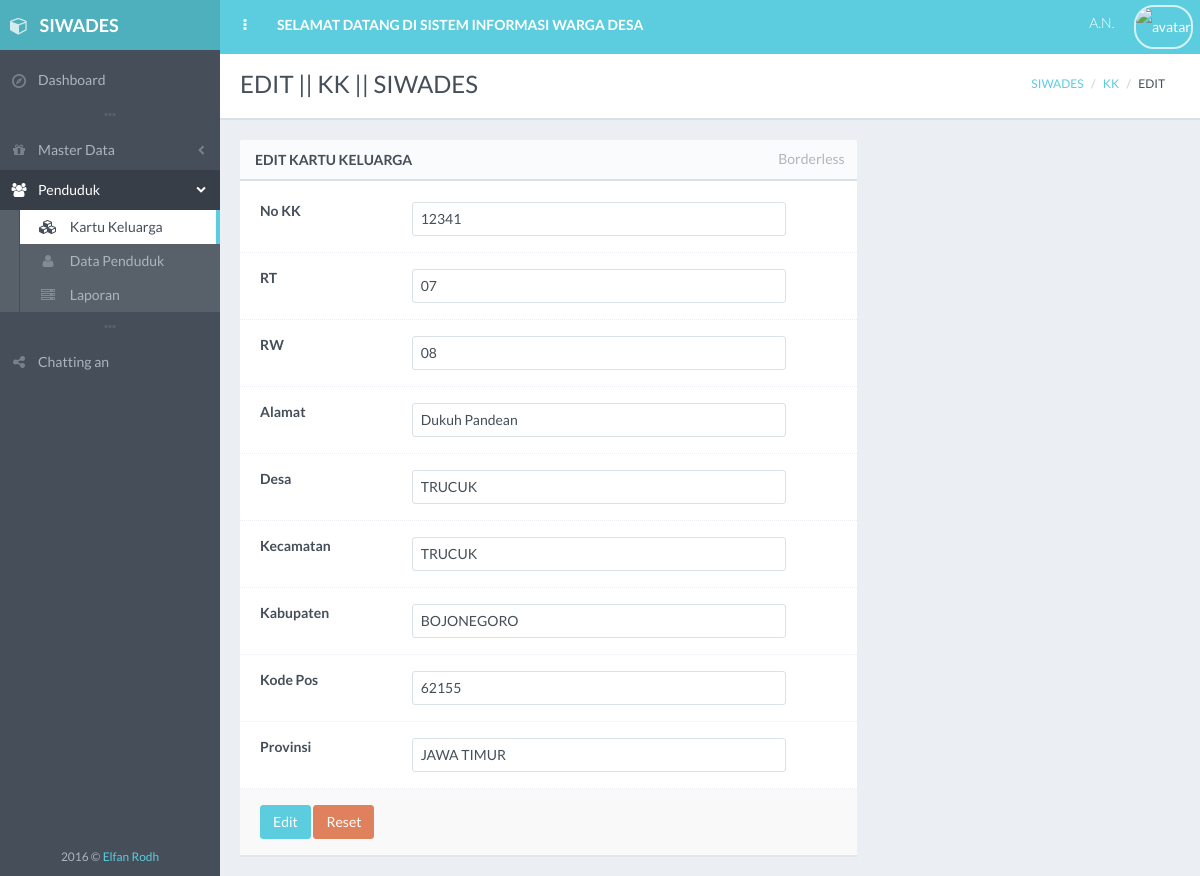
/kk/edit.php?edit=12341, run on the app's committed database.
### tables this page shows
CREATE TABLE `kk` (
  `id_kk` varchar(10) DEFAULT NULL,
  `no_kk` varchar(50) NOT NULL DEFAULT '',
  `alamat` varchar(30) DEFAULT NULL,
  `desa` varchar(30) DEFAULT NULL,
  `kecamatan` varchar(30) DEFAULT NULL,
  `kabupaten` varchar(30) DEFAULT NULL,
  `kode_pos` varchar(10) DEFAULT NULL,
  `provinsi` varchar(30) DEFAULT NULL,
  `rt` varchar(5) DEFAULT NULL,
  `rw` varchar(5) DEFAULT NULL,
  `kepala_keluarga` varchar(50) DEFAULT NULL,
  `status` varchar(1) DEFAULT NULL
);

### koneksi.php (called while the page is built)
<?php
	$_mysqli = new mysqli("localhost","root","","siwades");
	return $_mysqli;
 ?>

### kk/kk.php (called while the page is built, shortened)
<?php
class KK
{
    public function edit(){
        include ('../koneksi.php');
        $id_kk = $_GET['edit'];
        $ag = $_mysqli->query("SELECT * FROM kk WHERE no_kk = '$id_kk'");
        $kk = mysqli_fetch_array($ag);
        return $kk;
    }
}
 ?>

### kk/edit.php (the view, shortened to what this page needs)
<!DOCTYPE html>
<?php
include ('kk.php');
$new = new Kk();
if (isset($_GET['edit'])) {
    $edit = $new->edit();
}
$title = "EDIT || KK || SIWADES";
 ?>
 <html class="no-js" lang="en">
    <head>
        <link rel="stylesheet" href="../assets/css/bootstrap.min.css">
        <link rel="stylesheet" href="../assets/css/plugins.css">
        <link rel="stylesheet" href="../assets/css/main.css">
        <link rel="stylesheet" href="../assets/css/themes.css">
    </head>
    <body>
        <div id="page-wrapper" class="page-loading">
            <div id="page-container" class="header-fixed-top sidebar-visible-lg-full">
                <div id="main-container">
                    <header class="navbar navbar-inverse navbar-fixed-top">
                        <ul class="nav navbar-nav-custom">
                            <li>
                                <a href="javascript:void(0)" onclick="App.sidebar('toggle-sidebar');this.blur();">
                                    <i class="fa fa-ellipsis-v fa-fw animation-fadeInRight" id="sidebar-toggle-mini"></i>
                                </a>
                            </li>
                            <li class="hidden-xs animation-fadeInQuick">
                                <a href="../pilihan.php"><strong>SELAMAT DATANG DI SISTEM INFORMASI WARGA DESA</strong></a>
                            </li>
                        </ul>
                        <ul class="nav navbar-nav-custom pull-right">
                        </ul>
                    </header>
                    <div id="page-content">
                        <div class="content-header">
                            <div class="row">
                                <div class="col-sm-6">
                                    <div class="header-section">
                                        <h1><?php echo $title; ?></h1>
                                    </div>
                                </div>
                                <div class="col-sm-6 hidden-xs">
                                    <div class="header-section">
                                        <ul class="breadcrumb breadcrumb-top">
                                            <li><a href="../dashboard">SIWADES</a></li>
                                            <li><a href="../pilihan.php?menu=3">KK</a></li>
                                            <li>EDIT</li>
                                        </ul>
                                    </div>
                                </div>
                            </div>
                        </div>
                        <div class="row">
                        <div class="col-md-8">
                        <div class="block">
                            <div class="block-title">
                                <div class="block-options pull-right">
                                    <a href="javascript:void(0)" class="btn btn-effect-ripple btn-default toggle-bordered enable-tooltip" data-toggle="button" title="Toggles .form-bordered class">Borderless</a>
                                </div>
                                <h2>Edit Kartu Keluarga</h2>
                            </div>
                            <form action="edit.php?id<?php echo $edit['no_kk']; ?>" method="post" class="form-horizontal form-bordered">
                                <div class="form-group">
                                    <label class="col-md-3">No KK</label>
                                    <div class="col-md-8">
                                        <input type="text" name="no_kk" class="form-control" value="<?php echo $edit['no_kk']; ?>">
                                    </div>
                                </div>
                                <div class="form-group">
                                    <label class="col-md-3">RT</label>
                                    <div class="col-md-8">
                                        <input type="text" name="rt" class="form-control" value="<?php echo $edit['rt']; ?>">
                                    </div>
                                </div>
                                <div class="form-group">
                                    <label class="col-md-3">RW</label>
                                    <div class="col-md-8">
                                        <input type="text" name="rw" class="form-control" value="<?php echo $edit['rw']; ?>">
                                    </div>
                                </div>
                                <div class="form-group">
                                    <label class="col-md-3">Alamat</label>
                                    <div class="col-md-8">
                                        <input type="text" name="alamat" class="form-control" value="<?php echo $edit['alamat']; ?>">
                                    </div>
                                </div>
                                <div class="form-group">
                                    <label class="col-md-3">Desa</label>
                                    <div class="col-md-8">
                                        <input type="text" name="desa" class="form-control" value="<?php echo $edit['desa']; ?>">
                                    </div>
                                </div>
                                <div class="form-group">
                                    <label class="col-md-3">Kecamatan</label>
                                    <div class="col-md-8">
                                        <input type="text" name="kecamatan" class="form-control" value="<?php echo $edit['kecamatan']; ?>">
                                    </div>
                                </div>
                                <div class="form-group">
                                    <label class="col-md-3">Kabupaten</label>
                                    <div class="col-md-8">
                                        <input type="text" name="kabupaten" class="form-control" value="<?php echo $edit['kabupaten']; ?>">
                                    </div>
                                </div>
                                <div class="form-group">
                                    <label class="col-md-3">Kode Pos</label>
                                    <div class="col-md-8">
                                        <input type="text" name="kode_pos" class="form-control" Pos" value="<?php echo $edit['kode_pos']; ?>">
                                    </div>
                                </div>
                                <div class="form-group">
                                    <label class="col-md-3">Provinsi</label>
                                    <div class="col-md-8">
                                        <input type="text" name="provinsi" class="form-control" value="<?php echo $edit['provinsi']; ?>">
                                    </div>
                                </div>
                                <div class="form-group form-actions">
                                    <div class="col-md-12">
                                        <button type="submit" name="edit_proses" class="btn btn-effect-ripple btn-primary">Edit</button>
                                        <button type="reset" class="btn btn-effect-ripple btn-danger">Reset</button>
                                    </div>
                                </div>
                            </form>
                        </div>
                        </div>
                        </div>
                    </div>
                </div>
            </div>
        </div>
    </body>
</html>

### data on the page
kk: no_kk "12341", rt "07", rw "08", alamat "Dukuh Pandean", desa "TRUCUK", kecamatan "TRUCUK", kabupaten "BOJONEGORO", kode_pos "62155", provinsi "JAWA TIMUR"

### other printed values
$title "EDIT || KK || SIWADES"
